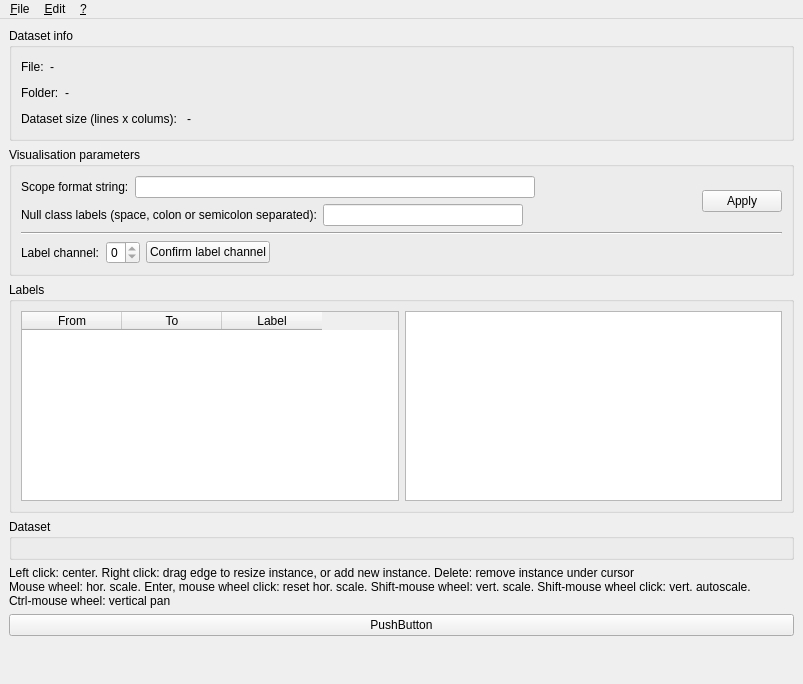
<?xml version="1.0" encoding="UTF-8"?>
<ui version="4.0">
 <class>MainWindow</class>
 <widget class="QMainWindow" name="MainWindow">
  <property name="geometry">
   <rect>
    <x>0</x>
    <y>0</y>
    <width>803</width>
    <height>684</height>
   </rect>
  </property>
  <property name="windowTitle">
   <string>Labeller</string>
  </property>
  <widget class="QWidget" name="centralwidget">
   <layout class="QVBoxLayout" name="verticalLayout">
    <item>
     <widget class="QGroupBox" name="groupBox_3">
      <property name="font">
       <font>
        <weight>50</weight>
        <bold>false</bold>
       </font>
      </property>
      <property name="title">
       <string>Dataset info</string>
      </property>
      <layout class="QVBoxLayout" name="verticalLayout_5">
       <item>
        <layout class="QHBoxLayout" name="horizontalLayout">
         <item>
          <widget class="QLabel" name="label">
           <property name="font">
            <font>
             <weight>50</weight>
             <italic>false</italic>
             <bold>false</bold>
            </font>
           </property>
           <property name="text">
            <string>File:</string>
           </property>
          </widget>
         </item>
         <item>
          <widget class="QLabel" name="uil_data_filename">
           <property name="text">
            <string>-</string>
           </property>
          </widget>
         </item>
         <item>
          <spacer name="horizontalSpacer">
           <property name="orientation">
            <enum>Qt::Horizontal</enum>
           </property>
           <property name="sizeHint" stdset="0">
            <size>
             <width>40</width>
             <height>20</height>
            </size>
           </property>
          </spacer>
         </item>
        </layout>
       </item>
       <item>
        <layout class="QHBoxLayout" name="horizontalLayout_8">
         <item>
          <widget class="QLabel" name="label_6">
           <property name="font">
            <font>
             <weight>50</weight>
             <italic>false</italic>
             <bold>false</bold>
            </font>
           </property>
           <property name="text">
            <string>Folder:</string>
           </property>
          </widget>
         </item>
         <item>
          <widget class="QLabel" name="uil_data_foldername">
           <property name="text">
            <string>-</string>
           </property>
          </widget>
         </item>
         <item>
          <spacer name="horizontalSpacer_7">
           <property name="orientation">
            <enum>Qt::Horizontal</enum>
           </property>
           <property name="sizeHint" stdset="0">
            <size>
             <width>40</width>
             <height>20</height>
            </size>
           </property>
          </spacer>
         </item>
        </layout>
       </item>
       <item>
        <layout class="QHBoxLayout" name="horizontalLayout_2">
         <item>
          <widget class="QLabel" name="label_3">
           <property name="font">
            <font>
             <weight>50</weight>
             <bold>false</bold>
            </font>
           </property>
           <property name="text">
            <string>Dataset size (lines x colums): </string>
           </property>
          </widget>
         </item>
         <item>
          <widget class="QLabel" name="uil_data_size">
           <property name="text">
            <string>-</string>
           </property>
          </widget>
         </item>
         <item>
          <spacer name="horizontalSpacer_2">
           <property name="orientation">
            <enum>Qt::Horizontal</enum>
           </property>
           <property name="sizeHint" stdset="0">
            <size>
             <width>40</width>
             <height>20</height>
            </size>
           </property>
          </spacer>
         </item>
        </layout>
       </item>
      </layout>
     </widget>
    </item>
    <item>
     <widget class="QGroupBox" name="groupBox">
      <property name="font">
       <font>
        <weight>50</weight>
        <bold>false</bold>
       </font>
      </property>
      <property name="title">
       <string>Visualisation parameters</string>
      </property>
      <layout class="QVBoxLayout" name="verticalLayout_2">
       <item>
        <layout class="QHBoxLayout" name="horizontalLayout_7">
         <item>
          <layout class="QVBoxLayout" name="verticalLayout_6">
           <item>
            <layout class="QHBoxLayout" name="horizontalLayout_3">
             <item>
              <widget class="QLabel" name="label_5">
               <property name="font">
                <font>
                 <weight>50</weight>
                 <bold>false</bold>
                </font>
               </property>
               <property name="text">
                <string>Scope format string:</string>
               </property>
              </widget>
             </item>
             <item>
              <widget class="QLineEdit" name="uile_formatstring">
               <property name="minimumSize">
                <size>
                 <width>400</width>
                 <height>0</height>
                </size>
               </property>
              </widget>
             </item>
             <item>
              <spacer name="horizontalSpacer_3">
               <property name="orientation">
                <enum>Qt::Horizontal</enum>
               </property>
               <property name="sizeHint" stdset="0">
                <size>
                 <width>40</width>
                 <height>20</height>
                </size>
               </property>
              </spacer>
             </item>
            </layout>
           </item>
           <item>
            <layout class="QHBoxLayout" name="horizontalLayout_5">
             <item>
              <widget class="QLabel" name="label_2">
               <property name="font">
                <font>
                 <weight>50</weight>
                 <bold>false</bold>
                </font>
               </property>
               <property name="text">
                <string>Null class labels (space, colon or semicolon separated):</string>
               </property>
              </widget>
             </item>
             <item>
              <widget class="QLineEdit" name="uile_null_label">
               <property name="minimumSize">
                <size>
                 <width>200</width>
                 <height>0</height>
                </size>
               </property>
              </widget>
             </item>
             <item>
              <spacer name="horizontalSpacer_5">
               <property name="orientation">
                <enum>Qt::Horizontal</enum>
               </property>
               <property name="sizeHint" stdset="0">
                <size>
                 <width>40</width>
                 <height>20</height>
                </size>
               </property>
              </spacer>
             </item>
            </layout>
           </item>
          </layout>
         </item>
         <item>
          <widget class="QPushButton" name="uipb_apply">
           <property name="text">
            <string>Apply</string>
           </property>
          </widget>
         </item>
        </layout>
       </item>
       <item>
        <layout class="QVBoxLayout" name="verticalLayout_3">
         <item>
          <widget class="Line" name="line_2">
           <property name="orientation">
            <enum>Qt::Horizontal</enum>
           </property>
          </widget>
         </item>
         <item>
          <layout class="QHBoxLayout" name="horizontalLayout_4">
           <item>
            <widget class="QLabel" name="label_7">
             <property name="font">
              <font>
               <weight>50</weight>
               <bold>false</bold>
              </font>
             </property>
             <property name="text">
              <string>Label channel:</string>
             </property>
            </widget>
           </item>
           <item>
            <widget class="QSpinBox" name="uisb_labelchannel">
             <property name="maximum">
              <number>0</number>
             </property>
            </widget>
           </item>
           <item>
            <widget class="QPushButton" name="uipb_updatelabeltable">
             <property name="text">
              <string>Confirm label channel</string>
             </property>
            </widget>
           </item>
           <item>
            <spacer name="horizontalSpacer_4">
             <property name="orientation">
              <enum>Qt::Horizontal</enum>
             </property>
             <property name="sizeHint" stdset="0">
              <size>
               <width>40</width>
               <height>20</height>
              </size>
             </property>
            </spacer>
           </item>
          </layout>
         </item>
        </layout>
       </item>
      </layout>
     </widget>
    </item>
    <item>
     <widget class="QGroupBox" name="groupBox_2">
      <property name="font">
       <font>
        <weight>50</weight>
        <bold>false</bold>
       </font>
      </property>
      <property name="title">
       <string>Labels</string>
      </property>
      <layout class="QHBoxLayout" name="horizontalLayout_6">
       <item>
        <widget class="QTableWidget" name="uitw_labels">
         <property name="minimumSize">
          <size>
           <width>350</width>
           <height>150</height>
          </size>
         </property>
         <property name="editTriggers">
          <set>QAbstractItemView::NoEditTriggers</set>
         </property>
         <property name="selectionMode">
          <enum>QAbstractItemView::SingleSelection</enum>
         </property>
         <property name="selectionBehavior">
          <enum>QAbstractItemView::SelectRows</enum>
         </property>
         <column>
          <property name="text">
           <string>From</string>
          </property>
         </column>
         <column>
          <property name="text">
           <string>To</string>
          </property>
         </column>
         <column>
          <property name="text">
           <string>Label</string>
          </property>
         </column>
        </widget>
       </item>
       <item>
        <widget class="QPlainTextEdit" name="uipte_labelinfo">
         <property name="minimumSize">
          <size>
           <width>0</width>
           <height>150</height>
          </size>
         </property>
        </widget>
       </item>
      </layout>
     </widget>
    </item>
    <item>
     <widget class="QGroupBox" name="uif_plots">
      <property name="font">
       <font>
        <weight>50</weight>
        <bold>false</bold>
       </font>
      </property>
      <property name="title">
       <string>Dataset</string>
      </property>
      <layout class="QVBoxLayout" name="verticalLayout_4"/>
     </widget>
    </item>
    <item>
     <widget class="QLabel" name="label_8">
      <property name="text">
       <string>Left click: center. Right click: drag edge to resize instance, or add new instance. Delete: remove instance under cursor
Mouse wheel: hor. scale. Enter, mouse wheel click: reset hor. scale. Shift-mouse wheel: vert. scale. Shift-mouse wheel click: vert. autoscale.
Ctrl-mouse wheel: vertical pan</string>
      </property>
     </widget>
    </item>
    <item>
     <widget class="QPushButton" name="pb_1">
      <property name="text">
       <string>PushButton</string>
      </property>
     </widget>
    </item>
    <item>
     <spacer name="verticalSpacer">
      <property name="orientation">
       <enum>Qt::Vertical</enum>
      </property>
      <property name="sizeHint" stdset="0">
       <size>
        <width>20</width>
        <height>40</height>
       </size>
      </property>
     </spacer>
    </item>
   </layout>
  </widget>
  <widget class="QMenuBar" name="menubar">
   <property name="geometry">
    <rect>
     <x>0</x>
     <y>0</y>
     <width>803</width>
     <height>21</height>
    </rect>
   </property>
   <widget class="QMenu" name="menuFile">
    <property name="title">
     <string>&amp;File</string>
    </property>
    <addaction name="action_Load"/>
    <addaction name="separator"/>
    <addaction name="action_Save_project"/>
    <addaction name="action_Open_project"/>
    <addaction name="separator"/>
    <addaction name="action_Export_dataset"/>
    <addaction name="separator"/>
    <addaction name="actionLoad_demo"/>
   </widget>
   <widget class="QMenu" name="menu">
    <property name="title">
     <string>&amp;?</string>
    </property>
    <addaction name="action_How_to"/>
    <addaction name="action_About"/>
   </widget>
   <widget class="QMenu" name="menu_Edit">
    <property name="title">
     <string>&amp;Edit</string>
    </property>
    <addaction name="action_Undo_label_change"/>
    <addaction name="action_Add_column"/>
   </widget>
   <addaction name="menuFile"/>
   <addaction name="menu_Edit"/>
   <addaction name="menu"/>
  </widget>
  <action name="action_Load">
   <property name="text">
    <string>Load &amp;dataset</string>
   </property>
   <property name="shortcut">
    <string>Ctrl+L</string>
   </property>
  </action>
  <action name="action_How_to">
   <property name="text">
    <string>&amp;How to</string>
   </property>
   <property name="shortcut">
    <string>F1</string>
   </property>
  </action>
  <action name="action_About">
   <property name="text">
    <string>&amp;About</string>
   </property>
  </action>
  <action name="action_Save_project">
   <property name="text">
    <string>&amp;Save visualization parameters</string>
   </property>
   <property name="shortcut">
    <string>Ctrl+S</string>
   </property>
  </action>
  <action name="action_Undo_label_change">
   <property name="text">
    <string>&amp;Undo label change</string>
   </property>
   <property name="shortcut">
    <string>Ctrl+Z</string>
   </property>
  </action>
  <action name="action_Open_project">
   <property name="text">
    <string>L&amp;oad visualization parameters</string>
   </property>
   <property name="shortcut">
    <string>Ctrl+O</string>
   </property>
  </action>
  <action name="action_Export_dataset">
   <property name="text">
    <string>&amp;Export dataset</string>
   </property>
   <property name="shortcut">
    <string>Ctrl+E</string>
   </property>
  </action>
  <action name="action_Add_column">
   <property name="text">
    <string>&amp;Add column</string>
   </property>
   <property name="toolTip">
    <string>&lt;html&gt;&lt;head/&gt;&lt;body&gt;&lt;p&gt;Add a column to the dataset&lt;/p&gt;&lt;/body&gt;&lt;/html&gt;</string>
   </property>
   <property name="shortcut">
    <string>Ctrl+A</string>
   </property>
  </action>
  <action name="actionLoad_demo">
   <property name="text">
    <string>Load &amp;demo</string>
   </property>
   <property name="shortcut">
    <string>Ctrl+D</string>
   </property>
  </action>
 </widget>
 <resources/>
 <connections/>
</ui>
